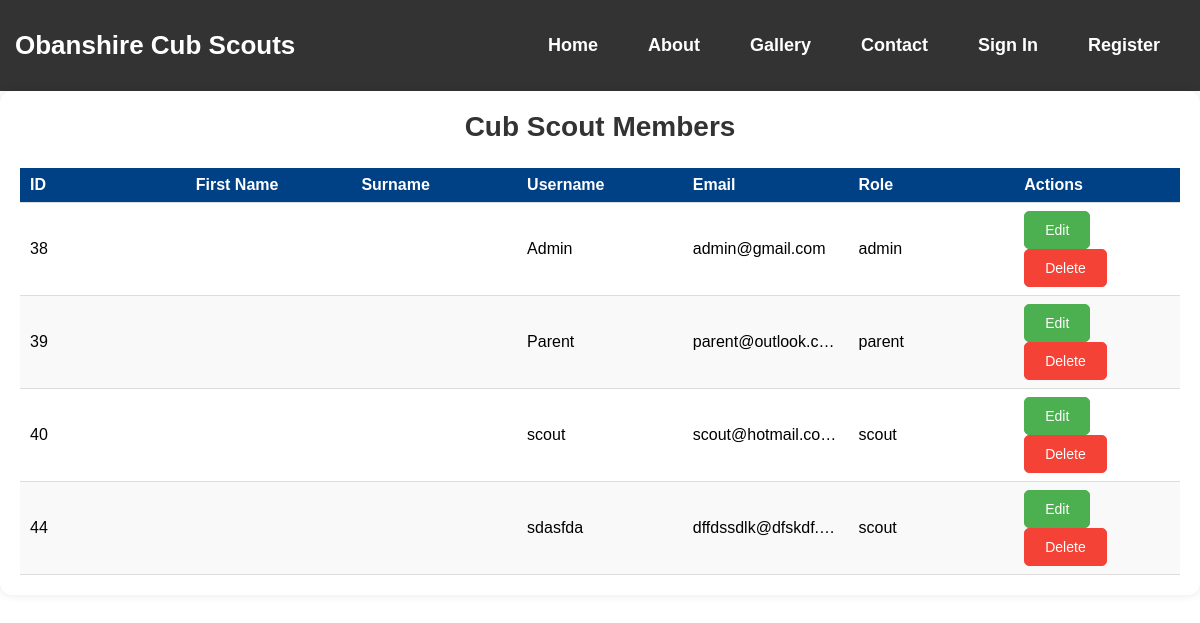
The app's page /public/admin/users.php, older data.
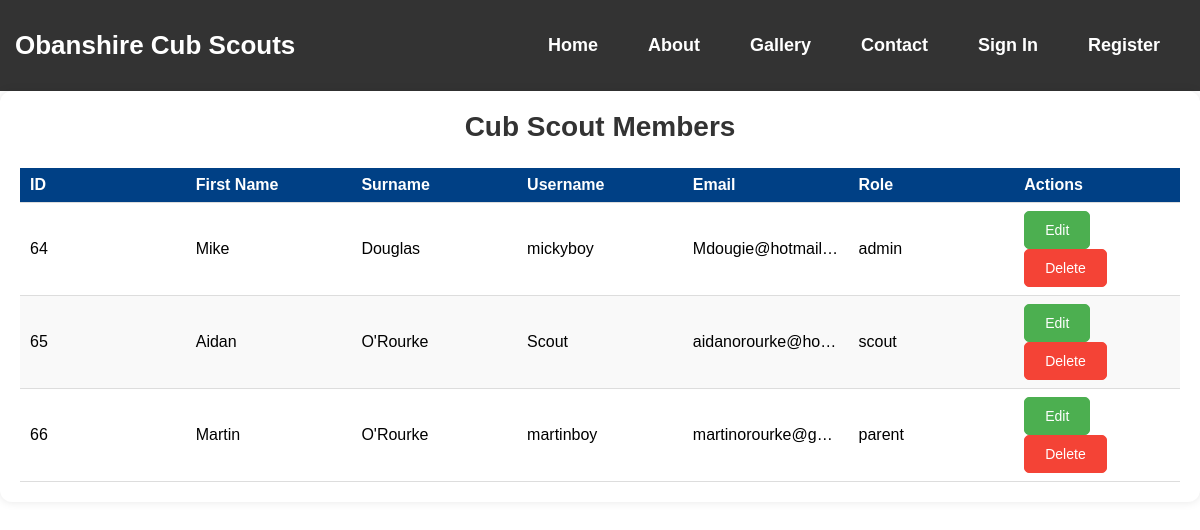
The same page, newer data.
### tables this page shows
CREATE TABLE `users` (
  `id` int(11) NOT NULL,
  `username` varchar(50) NOT NULL,
  `password` varchar(255) NOT NULL,
  `email` varchar(100) NOT NULL,
  `user_type` enum('admin','scout','parent') NOT NULL,
  `first_name` varchar(255) DEFAULT NULL,
  `surname` varchar(255) DEFAULT NULL
);

### public/admin/users.php (the view, shortened to what this page needs)
<?php
    include 'includes/header.php';
    include 'config/config.php';
$sql = "SELECT id, first_name, surname, username, email, user_type FROM users ORDER BY id ASC";
$result = mysqli_query($conn, $sql);
?>
<!DOCTYPE html>
<html lang="en">
<head>
</head>
<body>
  <div class="admin-container">
    <h1 class="admin-title">Cub Scout Members</h1>
    <div class="admin-table-wrapper">
      <table class="admin-table">
        <thead>
          <tr>
            <th>ID</th>
            <th>First Name</th>
            <th>Surname</th>
            <th>Username</th>
            <th>Email</th>
            <th>Role</th>
            <th>Actions</th>
          </tr>
        </thead>
        <tbody>
          <?php if (mysqli_num_rows($result) > 0): ?>
            <?php while ($user = mysqli_fetch_assoc($result)): ?>
              <tr>
                <td data-label="ID"><?= htmlspecialchars($user['id']) ?></td>
                <td data-label="first_name"><?= htmlspecialchars($user['first_name']) ?></td>
                <td data-label="surname"><?= htmlspecialchars($user['surname']) ?></td>
                <td data-label="Username"><?= htmlspecialchars($user['username']) ?></td>
                <td data-label="Email"><?= htmlspecialchars($user['email']) ?></td>
                <td data-label="Role"><?= htmlspecialchars($user['user_type']) ?></td>
                <td data-label="Actions">
                <a href="edit-user.php?id=<?= $user['id'] ?>" class="btn-edit">Edit</a>
                <a href="handlers/delete_user.php?id=<?= $user['id'] ?>" class="btn-delete" onclick="return confirm('Are you sure you want to delete this user?')">Delete</a>
                </td>
              </tr>
            <?php endwhile; ?>
          <?php else: ?>
            <tr>
              <td colspan="4" class="no-users">No users found.</td>
            </tr>
          <?php endif; ?>
        </tbody>
      </table>
    </div>
  </div>
</body>
</html>

### includes/header.php (shortened to what this page needs)
<!DOCTYPE html>
<html lang="en">
<head>
    <link rel="stylesheet" href="assets/css/style.css">
    <link rel="stylesheet" href="assets/css/nav.css">
    <link rel="stylesheet" href="assets/css/confirmation-message.css">
    <link rel="stylesheet" href="assets/css/users.css">
</head>
<body>
    <?php include "navigation.php"; ?>
</body>
</html>

### includes/navigation.php (shortened to what this page needs)
<nav class="navbar">
    <div class="navbar-container">
        <div class="logo">
            <a href="<?= ROOT_DIR ?>">Obanshire Cub Scouts</a>
        </div>
        <ul class="nav-links" id="navLinks">
            <?php if (!isset($_SESSION['user_type'])): ?>
                <li><a href="<?= ROOT_DIR ?>">Home</a></li>
                <li><a href="<?= ROOT_DIR ?>about">About</a></li>
                <li><a href="<?= ROOT_DIR ?>gallery">Gallery</a></li>
                <li><a href="<?= ROOT_DIR ?>contact">Contact</a></li>
                <li><a href="<?= ROOT_DIR ?>sign_in">Sign In</a></li>
                <li><a href="<?= ROOT_DIR ?>register">Register</a></li>
            <?php endif; ?>
        </ul>
    </div>
</nav>

### assets/css/style.css (style rules this page uses)
* { margin: 0; padding: 0; box-sizing: border-box; font-family: sans-serif; font-size: 16px; }

### assets/css/nav.css (style rules this page uses)
.navbar { background-color: #333; padding: 30px 15px; z-index: 999; }
.navbar-container { display: flex; justify-content: space-between; align-items: center; position: relative; }
.logo a { color: white; text-decoration: none; font-size: 26px; font-weight: bold; }
.nav-links { list-style-type: none; display: flex; justify-content: center; align-items: center; transition: all 0.3s ease; }
.nav-links li { margin: 0 15px; }
.nav-links a { color: white; text-decoration: none; font-size: 18px; font-weight: 800; padding: 10px; transition: background-color 0.3s ease; }

### assets/css/users.css (style rules this page uses)
.admin-container { max-width: 1500px; margin: 0 auto; background: #fff; padding: 20px; border-radius: 12px; box-shadow: 0 0 10px rgba(0,0,0,0.1); }
.admin-title { text-align: center; margin-bottom: 25px; color: #333; font-size: 28px; }
.admin-table-wrapper { overflow-x: auto; }
.admin-table { width: 100%; border-collapse: collapse; table-layout: fixed; }
.admin-table th, .admin-table td { padding: 8px 10px; border-bottom: 1px solid #ddd; text-align: left; overflow: hidden; text-overflow: ellipsis; }
.admin-table th { background-color: #004085; color: white; }
.admin-table tr:nth-child(even) { background-color: #f9f9f9; }
.btn-edit, .btn-delete { padding: 10px 20px; font-size: 14px; text-decoration: none; border-radius: 5px; display: inline-block; text-align: center; transition: background-color 0.3s, color 0.3s; }
.btn-edit { background-color: #4CAF50; color: white; border: 1px solid #4CAF50; }
.btn-delete { background-color: #f44336; color: white; border: 1px solid #f44336; }

Row changes from the older to the newer data that the page shows:
removed users: id "38", username "Admin", email "admin@gmail.com", user_type "admin"
removed users: id "39", username "Parent", email "parent@outlook.c…", user_type "parent"
removed users: id "40", username "scout", email "scout@hotmail.co…", user_type "scout"
removed users: id "44", username "sdasfda", email "dffdssdlk@dfskdf.…", user_type "scout"
added users: id "64", first_name "Mike", surname "Douglas", username "mickyboy", email "Mdougie@hotmail…", user_type "admin"
added users: id "65", first_name "Aidan", surname "O'Rourke", username "Scout", email "aidanorourke@ho…", user_type "scout"
added users: id "66", first_name "Martin", surname "O'Rourke", username "martinboy", email "martinorourke@g…", user_type "parent"
